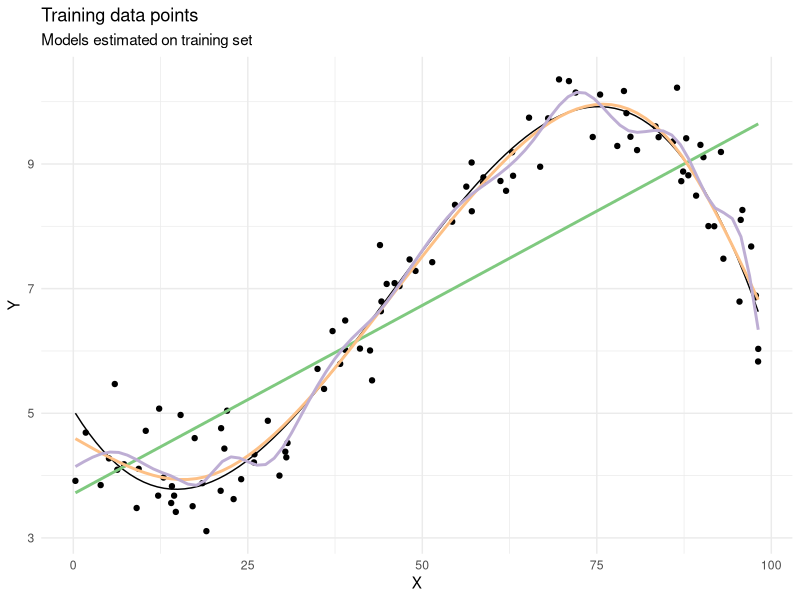
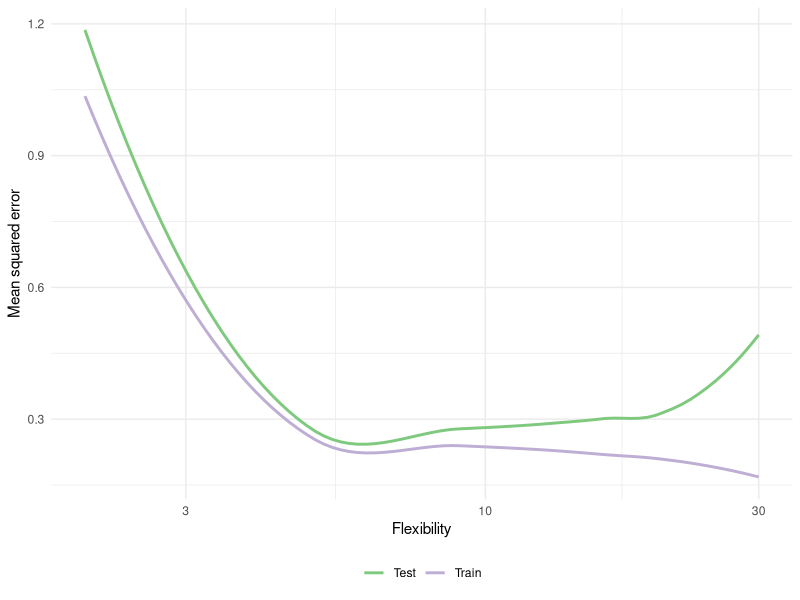
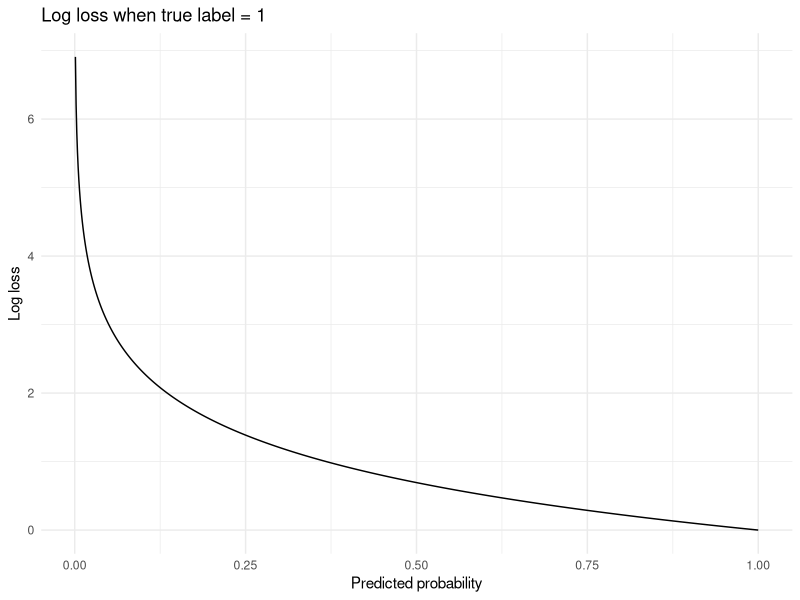

These figures' R source, in order:
## ---- chunk 1
# set default chunk options
knitr::opts_chunk$set(cache = TRUE)
## ---- chunk 2
library(tidyverse)
library(broom)
library(here)
theme_set(theme_minimal())
## ---- chunk 3
# simulate data from ISL figure 2.9
sim_mse <- tibble(
  x = runif(n = 1e02, min = 0, max = 100),
  y = 5.055901 - 0.1848551*x + 0.00748706*x^2 - 0.00005543478*x^3 + rnorm(1e02, sd = 0.5)
)

# model fit
ggplot(sim_mse, aes(x, y)) +
  geom_point() +
  stat_function(fun = function(x) 5.055901 - 0.1848551*x + 0.00748706*x^2 - 0.00005543478*x^3) +
  geom_smooth(aes(color = "lm"), method = lm, se = FALSE) +
  geom_smooth(aes(color = "spline-low"), method = lm,
              formula = y ~ splines::ns(x, 5), se = FALSE) +
  geom_smooth(aes(color = "spline-high"), method = lm,
              formula = y ~ splines::ns(x, 20), se = FALSE) +
  scale_color_brewer(type = "qual") +
  labs(title = "Training data points",
       subtitle = "Models estimated on training set",
       x = expression(X),
       y = expression(Y)) +
  theme(legend.position = "none")
## ---- chunk 4
sim_mse_test <- tibble(
  x = runif(n = 1e04, min = 0, max = 100),
  y = 5.055901 - 0.1848551*x + 0.00748706*x^2 - 0.00005543478*x^3 + rnorm(1e04, sd = 0.5)
)

# train vs. test MSE
train_test_mse <- tibble(df = 2:30) %>%
  mutate(model = map(df, ~ lm(y ~ splines::ns(x, .x), data = sim_mse)),
         pred = map(model, augment),
         mse_train = map_dbl(pred, ~ mean(.$.resid^2)),
         pred_test = map(model, augment, newdata = sim_mse_test),
         mse_test = map_dbl(pred_test, ~ mean((.$y - .$.fitted)^2))) %>%
  gather(mse, value, mse_train, mse_test) %>%
  mutate(mse = str_remove(mse, "mse_"),
         mse = str_to_title(mse))

train_test_mse %>%
  ggplot(aes(df, value, color = mse)) +
  geom_smooth(se = FALSE) +
  scale_color_brewer(type = "qual") +
  scale_x_log10() +
  labs(x = "Flexibility",
       y = "Mean squared error",
       color = NULL) +
  theme(legend.position = "bottom")
## ---- chunk 5
tibble(
  prob = seq(0.001, 1, by = 0.001),
  log_loss = -log(prob)
) %>%
  ggplot(aes(prob, log_loss)) +
  geom_line() +
  labs(title = "Log loss when true label = 1",
       x = "Predicted probability",
       y = "Log loss")
## ---- chunk 6

